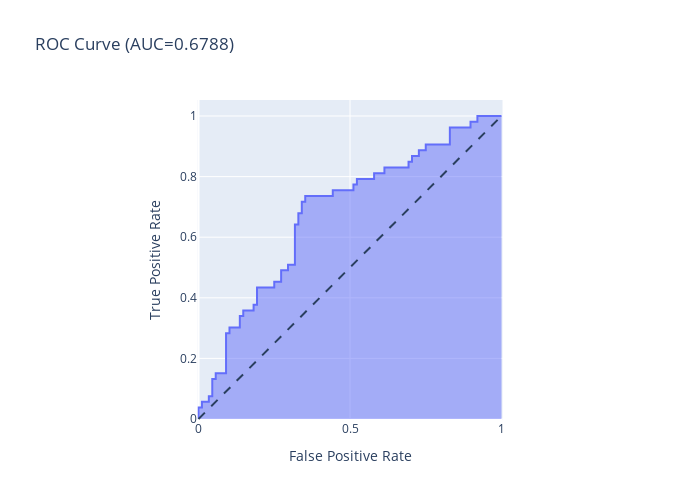

The notebook cell saved with this chart:
### Code cell
import plotly.express as px
from sklearn.linear_model import LogisticRegression
from sklearn.metrics import roc_curve, auc
from sklearn.datasets import make_classification


# model = LogisticRegression()
# model.fit(X, y)
# y_score = model.predict_proba(X)[:, 1]

fpr, tpr, thresholds = roc_curve(y_test, y_scores)

fig = px.area(
    x=fpr, y=tpr,
    title=f'ROC Curve (AUC={auc(fpr, tpr):.4f})',
    labels=dict(x='False Positive Rate', y='True Positive Rate'),
    width=700, height=500
)
fig.add_shape(
    type='line', line=dict(dash='dash'),
    x0=0, x1=1, y0=0, y1=1
)

fig.update_yaxes(scaleanchor="x", scaleratio=1)
fig.update_xaxes(constrain='domain')
fig.show()

### Figure 1 — Plotly figure (JSON) as saved in the notebook; plotly's stock layout.template omitted (floating-point values rounded to 4 significant figures)
{"data": [{"hovertemplate": "False Positive Rate=%{x}<br>True Positive Rate=%{y}<extra></extra>", "legendgroup": "", "line": {"color": "#636efa"}, "marker": {"symbol": "circle"}, "mode": "lines", "name": "", "orientation": "v", "showlegend": false, "stackgroup": "1", "type": "scatter", "x": [0, 0, 0, 0.01136, 0.01136, 0.03409, 0.03409, 0.04545, 0.04545, 0.05682, 0.05682, 0.09091, 0.09091, 0.1023, 0.1023, 0.1364, 0.1364, 0.1477, 0.1477, 0.1818, 0.1818, 0.1932, 0.1932, 0.25, 0.25, 0.2727, 0.2727, 0.2955, 0.2955, 0.3182, 0.3182, 0.3295, 0.3295, 0.3409, 0.3409, 0.3523, 0.3523, 0.4432, 0.4432, 0.5114, 0.5114, 0.5227, 0.5227, 0.5795, 0.5795, 0.6136, 0.6136, 0.6932, 0.6932, 0.7045, 0.7045, 0.7273, 0.7273, 0.75, 0.75, 0.8295, 0.8295, 0.8977, 0.8977, 0.9205, 0.9205, 1], "xaxis": "x", "y": [0, 0.01887, 0.03774, 0.03774, 0.0566, 0.0566, 0.07547, 0.07547, 0.1321, 0.1321, 0.1509, 0.1509, 0.283, 0.283, 0.3019, 0.3019, 0.3396, 0.3396, 0.3585, 0.3585, 0.3774, 0.3774, 0.434, 0.434, 0.4528, 0.4528, 0.4906, 0.4906, 0.5094, 0.5094, 0.6415, 0.6415, 0.6792, 0.6792, 0.717, 0.717, 0.7358, 0.7358, 0.7547, 0.7547, 0.7736, 0.7736, 0.7925, 0.7925, 0.8113, 0.8113, 0.8302, 0.8302, 0.8491, 0.8491, 0.8679, 0.8679, 0.8868, 0.8868, 0.9057, 0.9057, 0.9623, 0.9623, 0.9811, 0.9811, 1, 1], "yaxis": "y"}], "layout": {"height": 500, "legend": {"tracegroupgap": 0}, "shapes": [{"line": {"dash": "dash"}, "type": "line", "x0": 0, "x1": 1, "y0": 0, "y1": 1}], "title": {"text": "ROC Curve (AUC=0.6788)"}, "width": 700, "xaxis": {"anchor": "y", "constrain": "domain", "domain": [0, 1], "title": {"text": "False Positive Rate"}}, "yaxis": {"anchor": "x", "domain": [0, 1], "scaleanchor": "x", "scaleratio": 1, "title": {"text": "True Positive Rate"}}}}
